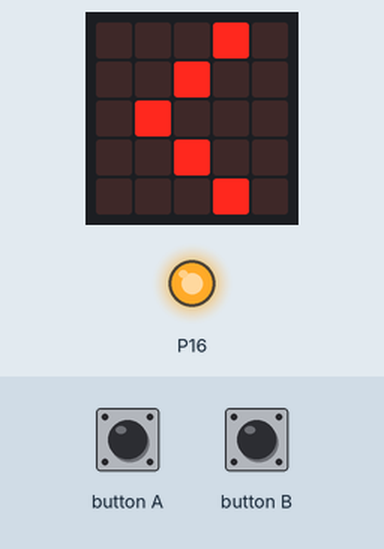
The program below on a simulated BBC micro:bit running MicroPython. Shown: the board's 5×5 LED display, output pins drawn as LEDs (lit = HIGH). The inputs (shaded band) are chosen by the test bench.

Above: at 1.2 s.
1.3 s: button B pressed for 1.2 s
At 2.9 s:
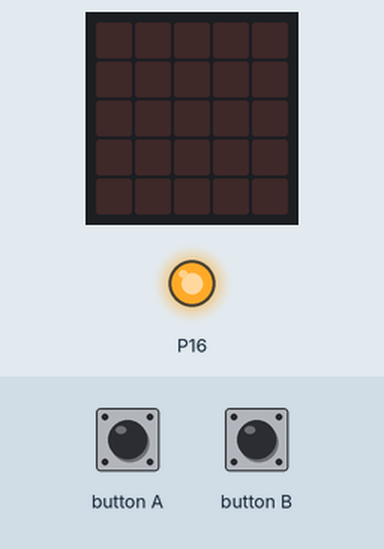
Timing chart, 0 to 4.4 s (numbered marks = the images above; inputs shaded):
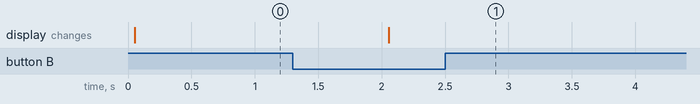

Measured:
- after the input at 1.3 s, the display: changes after 0.76 s (image 1)

The program:

variable-color-led.py
```python
# (licence header left out)
# NOTE:
# Despite being rated for a 5v power source, it does work with the Micro:bit even when the
# breakout board is not powered by a 5v connection!
#
# The RGB colors can be changed using a screwdriver on the board, if you have the time and
# patience to do it.
#
# The fading is not great, but on and off work OK.

from microbit import pin16, sleep, display, button_a, button_b
from utime import sleep_ms

class VariableColorLed:
    def __init__(self, pin):
        self._pin = pin
        self.off()

    def off(self):
        self._pin.write_digital(1)
        sleep_ms(50)

    def on(self):
        self._pin.write_digital(0)
        sleep_ms(50)

    def fade(self, value):
        if value < 0:
            value = 0
        elif value > 255:
            value = 255

        self._pin.write_analog(value)

def main():
    led = VariableColorLed(pin16)

    display.clear()
    display.show('<')

    while True:
        if button_b.is_pressed():
            display.clear()
            break

        if button_a.is_pressed():
            for i in range(10):
                led.on()
                sleep(500)
                led.off()
                sleep(500)
            led.off()

        sleep(1000)

if __name__ == "__main__":
    main()
```
